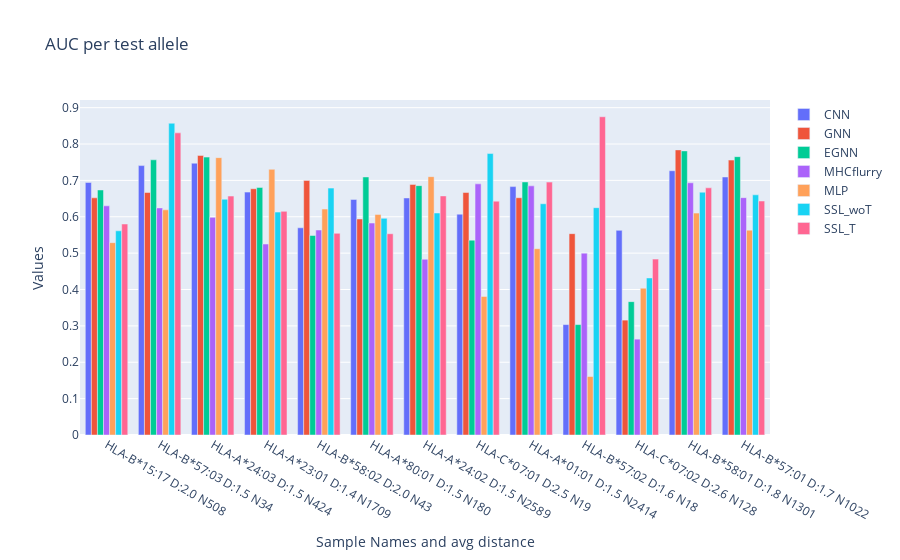

The notebook cell this image was saved under:
### Markdown cell above
### Get the models output for every model and plot AUC vs evolutionary distance from the training set per allele

### Code cell
def get_model_output(title, dfot, dfi):
    ## Get output and distance per allele
    allele_outputs = {}
    
    for allele in test_alleles:
        gene = allele.split('*')[0].split('-')[1]
        if allele in matrix['ALL'].keys():
            #identify all the allele's IDs
            IDs = dfi.loc[dfi['allele'] == allele, 'ID'].values
            dfauc = pd.merge(dfi[dfi['ID'].isin(IDs)], dfot[dfot['ID'].isin(IDs)], on='ID')
            if len(dfauc)>0:
                allele_outputs[allele] = {}
                auc = classMetrics.roc_auc(dfauc[label_per_model[title][0]], dfauc[label_per_model[title][1]])
                allele_outputs[allele]['auc'] = auc
                allele_outputs[allele]['distance']= get_avg_distance(allele, matrix['ALL'], test_alleles) #matrix[gene]
        else:
            print(f'Allele {allele} not in Matrix ALL')
        
    #total AUC
    IDs = dfi['ID'].values
    dfauc = pd.merge(dfi[dfi['ID'].isin(IDs)], dfot[dfot['ID'].isin(IDs)], on='ID')
    allele_outputs['total_auc'] = classMetrics.roc_auc(dfauc[label_per_model[title][0]], dfauc[label_per_model[title][1]])
    allele_outputs['total_auprc'] = auprc(dfauc[label_per_model[title][1]], dfauc[label_per_model[title][0]])
    print(f'TITLE {title}, AUC {allele_outputs["total_auc"]}')
    
    return allele_outputs

def get_shuff_auc(title, dfot, dfi):
    IDs = dfi['ID'].values
    dfauc = pd.merge(dfi[dfi['ID'].isin(IDs)], dfot[dfot['ID'].isin(IDs)], on='ID')
    return classMetrics.roc_auc(dfauc[label_per_model[title][0]], dfauc[label_per_model[title][1]])

def get_shuff_auprc(title, dfot, dfi):
    IDs = dfi['ID'].values
    dfauc = pd.merge(dfi[dfi['ID'].isin(IDs)], dfot[dfot['ID'].isin(IDs)], on='ID')
    return auprc(dfauc[label_per_model[title][1]], dfauc[label_per_model[title][0]])


models_outputs = {}
#%% CNN outputs
title = 'CNN'
dfot = pd.read_csv('/projects/0/einf2380/data/pop_paper_data/cnn_outputs/allele_cnn_outputs.csv')
#dfot = dfo[dfo['PHASE'].str.contains('testing', case=False)]
dfot['TARGET'] = dfot['TARGET'].astype(float)
dfot['ID'] = dfot['KEY']

models_outputs[title] = get_model_output(title, dfot, clust_dfi)

# GNN outputs
title = 'GNN'
dfot = pd.read_hdf('/projects/0/einf2380/data/pMHCI/trained_models/deeprank2/experiments/exp_100k_std_transf_bs64_naivegnn1_wloss_cl_allele_0_230607/output/output_exporter.hdf5'
                  , key="testing")
dfot['entry']= [x.split(':')[2] for x in dfot['entry']]
dfot['ID'] = dfot['entry']
dfot['output']= [x[1] for x in dfot['output']]

models_outputs[title] = get_model_output(title, dfot, clust_dfi)

#%% EGNN outputs
def sigmoid(x):
    return np.exp(-np.logaddexp(0, -x))
title = 'EGNN'
dfo = pd.read_csv('/projects/0/einf2380/data/pop_paper_data/egnn_outputs/egnn_supervised_allele.csv')
dfot = dfo[dfo['PHASE'].str.contains('validation', case=False)]
dfot['OUTPUT_1']=sigmoid(dfot['OUTPUT_0'])
dfot['TARGET'] = dfot['TARGET'].astype(float)
dfot['ID'] = dfot['KEY']

models_outputs[title] = get_model_output(title, dfot, clust_dfi)


#%% MHCflurry outputs
title='MHCflurry'
dfo = pd.read_csv('/projects/0/einf2380/data/pop_paper_data/mhcflurry_outputs/allele_mhcflurry_outputs.csv',
                header=None, names=['ID', 'BA', 'OUTPUT_1'])

models_outputs[title] = get_model_output(title, dfo, clust_dfi)

#%% MLP 
title='MLP'
dfo = pd.read_csv('/projects/0/einf2380/data/pop_paper_data/mlp_outputs/allele_mlp_outputs.csv',
                header=None, names=['ID', 'BA', 'OUTPUT_1'])

models_outputs[title] = get_model_output(title, dfo, clust_dfi)

#%% SSL without TCRs outputs

title = 'SSL_woT'
dfo = pd.read_csv('/projects/0/einf2380/data/pop_paper_data/egnn_outputs/egnn_ssl_no_tcr_allele.csv')
dfot = dfo[dfo['PHASE'].str.contains('validation', case=False)]
dfot['OUTPUT_1']=sigmoid(dfot['OUTPUT_0'])
dfot['TARGET'] = dfot['TARGET'].astype(float)
dfot['ID'] = dfot['KEY']

models_outputs[title] = get_model_output(title, dfot, clust_dfi)

#%% SSL without TCRs outputs

title = 'SSL_T'
dfo = pd.read_csv('/projects/0/einf2380/data/pop_paper_data/egnn_outputs/egnn_ssl_allele.csv')
dfot = dfo[dfo['PHASE'].str.contains('validation', case=False)]
dfot['OUTPUT_1']=sigmoid(dfot['OUTPUT_0'])
dfot['TARGET'] = dfot['TARGET'].astype(float)
dfot['ID'] = dfot['KEY']

models_outputs[title] = get_model_output(title, dfot, clust_dfi)

#%% Plot barplots

#fig, axes = plt.subplots(1, 4, figsize=(20, 5), sharey=True)
fig = go.Figure()

correlations = {}

# Iterate over the allele_outputs dictionary and titles list
for i, title in enumerate(models_outputs.keys()):
    allele_outputs = models_outputs[title]

    # Extract sample names and values from the dictionary
    labels = [f"{x} D:{allele_outputs[x]['distance']:.1f} N{(clust_dfi['allele'] == x).sum()}" for x in allele_outputs if 'total' not in x]
    values = [allele_outputs[x]['auc'] for x in allele_outputs if 'total' not in x]

    # Create a Plotly bar plot
    #fig = go.Figure(data=[go.Bar(x=labels, y=values)])
    fig.add_trace(go.Bar(x=labels, y=values, name=title))

    # Customize the layout if needed
fig.update_layout(title='AUC per test allele', xaxis_title='Sample Names and avg distance', yaxis_title='Values')

# Adjust layout and show the plot
# plt.tight_layout()
fig.show()
fig.write_image("/home/dmarz/3D-Vac/reports/figures/AUCperAllele.pdf")

#%% Plot regplot

fig, axes = plt.subplots(1, len(models_outputs), figsize=(20, 5), sharey=True)
correlations = {}

# Iterate over the allele_outputs dictionary and titles list
for i, title in enumerate(models_outputs.keys()):
    allele_outputs = models_outputs[title]
    x = [allele_outputs[x]['distance'] for x in allele_outputs if 'total' not in x]
    y = [allele_outputs[x]['auc'] for x in allele_outputs if 'total' not in x]
    
    correlations[title] = np.corrcoef(x, y)[0][1]
    
    # Create scatter plot with regression line
    sns.regplot(x=x, y=y, ci=99, n_boot=1000, ax=axes[i]) #lowess=True)
    axes[i].axhline(0.5, linestyle='-.', color='red', label='Baseline')
    axes[i].axhline(np.mean(y), linestyle='--', color='green', label='Average AUC')
    axes[i].axhline(np.mean(allele_outputs['total_auc']), linestyle='--', color='cyan', label='Total AUC')
    
    # Customize individual subplot
    axes[i].set_title(f'{title} Pearson:{correlations[title]:.2f}')
    axes[i].set_xlabel('Evo distance from training')
    axes[i].set_ylabel('AUC')
    
    if i == 0:
        axes[i].legend(labels=['Sample', 'Regression', 'Confidence Interval', 'Random Predictor', 'Average (un-weighted) AUC', 'Total AUC'])

# Set common y-label for all subplots
axes[0].set_ylabel('AUC')
axes[0].set_ylim(0,1.0)

# Adjust layout and show the plot
plt.tight_layout()
plt.show()


#%% Plot scatterplot

fig, axes = plt.subplots(1, len(models_outputs), figsize=(20, 5), sharey=True)
correlations = {}

# Iterate over the allele_outputs dictionary and titles list
for i, title in enumerate(models_outputs.keys()):
    allele_outputs = models_outputs[title]
    x = [allele_outputs[x]['distance'] for x in allele_outputs if 'total' not in x]
    y = [allele_outputs[x]['auc'] for x in allele_outputs if 'total' not in x]
    
    correlations[title] = np.corrcoef(x, y)[0][1]
    
    # Create scatter plot with regression line
    axes[i].plot(x, y, '.') #lowess=True)
    axes[i].axhline(0.5, linestyle='-.', color='red', label='Baseline')
    #axes[i].axhline(np.mean(y), linestyle='--', color='green', label='Average AUC')
    #axes[i].axhline(np.mean(allele_outputs['total_auc']), linestyle='--', color='cyan', label='Total AUC')
    
    # Customize individual subplot
    axes[i].set_title(f'{title} Pearson:{correlations[title]:.2f}')
    axes[i].set_xlabel('Evo distance from training')
    axes[i].set_ylabel('AUC')
    
    if i == 0:
        axes[i].legend(labels=['Sample', 'Random Predictor'])

# Set common y-label for all subplots
axes[0].set_ylabel('AUC')
axes[0].set_ylim(0,1.0)

# Adjust layout and show the plot
plt.tight_layout()
plt.show()

plt.clf()
print([(x, models_outputs[x]['total_auc']) for x in models_outputs])
plt.bar([x for x in models_outputs], [models_outputs[x]['total_auc'] for x in models_outputs])
plt.ylim(0.5,1.0)
plt.show()

# fig = go.Figure()
# for x in models_outputs:
#     fig.add_trace(go.Bar(x=models_outputs[x], y=models_outputs[x]['total_auc'], name=title))

### Figure 1 — Plotly figure (JSON) as saved in the notebook; plotly's stock layout.template omitted (floating-point values rounded to 4 significant figures)
{"data": [{"name": "CNN", "type": "bar", "x": ["HLA-B*15:17 D:2.0 N508", "HLA-B*57:03 D:1.5 N34", "HLA-A*24:03 D:1.5 N424", "HLA-A*23:01 D:1.4 N1709", "HLA-B*58:02 D:2.0 N43", "HLA-A*80:01 D:1.5 N180", "HLA-A*24:02 D:1.5 N2589", "HLA-C*07:01 D:2.5 N19", "HLA-A*01:01 D:1.5 N2414", "HLA-B*57:02 D:1.6 N18", "HLA-C*07:02 D:2.6 N128", "HLA-B*58:01 D:1.8 N1301", "HLA-B*57:01 D:1.7 N1022"], "y": [0.6943, 0.7407, 0.7473, 0.6678, 0.5697, 0.6476, 0.6517, 0.6071, 0.683, 0.3036, 0.5626, 0.7266, 0.7094]}, {"name": "GNN", "type": "bar", "x": ["HLA-B*15:17 D:2.0 N508", "HLA-B*57:03 D:1.5 N34", "HLA-A*24:03 D:1.5 N424", "HLA-A*23:01 D:1.4 N1709", "HLA-B*58:02 D:2.0 N43", "HLA-A*80:01 D:1.5 N180", "HLA-A*24:02 D:1.5 N2589", "HLA-C*07:01 D:2.5 N19", "HLA-A*01:01 D:1.5 N2414", "HLA-B*57:02 D:1.6 N18", "HLA-C*07:02 D:2.6 N128", "HLA-B*58:01 D:1.8 N1301", "HLA-B*57:01 D:1.7 N1022"], "y": [0.6521, 0.6667, 0.7687, 0.6771, 0.7, 0.5939, 0.689, 0.6667, 0.6523, 0.5536, 0.3159, 0.7839, 0.7558]}, {"name": "EGNN", "type": "bar", "x": ["HLA-B*15:17 D:2.0 N508", "HLA-B*57:03 D:1.5 N34", "HLA-A*24:03 D:1.5 N424", "HLA-A*23:01 D:1.4 N1709", "HLA-B*58:02 D:2.0 N43", "HLA-A*80:01 D:1.5 N180", "HLA-A*24:02 D:1.5 N2589", "HLA-C*07:01 D:2.5 N19", "HLA-A*01:01 D:1.5 N2414", "HLA-B*57:02 D:1.6 N18", "HLA-C*07:02 D:2.6 N128", "HLA-B*58:01 D:1.8 N1301", "HLA-B*57:01 D:1.7 N1022"], "y": [0.6737, 0.7566, 0.7641, 0.6807, 0.5485, 0.7094, 0.6856, 0.5357, 0.6958, 0.3036, 0.3667, 0.7811, 0.7653]}, {"name": "MHCflurry", "type": "bar", "x": ["HLA-B*15:17 D:2.0 N508", "HLA-B*57:03 D:1.5 N34", "HLA-A*24:03 D:1.5 N424", "HLA-A*23:01 D:1.4 N1709", "HLA-B*58:02 D:2.0 N43", "HLA-A*80:01 D:1.5 N180", "HLA-A*24:02 D:1.5 N2589", "HLA-C*07:01 D:2.5 N19", "HLA-A*01:01 D:1.5 N2414", "HLA-B*57:02 D:1.6 N18", "HLA-C*07:02 D:2.6 N128", "HLA-B*58:01 D:1.8 N1301", "HLA-B*57:01 D:1.7 N1022"], "y": [0.6301, 0.6243, 0.5984, 0.525, 0.5636, 0.5828, 0.4832, 0.6905, 0.685, 0.5, 0.2635, 0.6934, 0.6525]}, {"name": "MLP", "type": "bar", "x": ["HLA-B*15:17 D:2.0 N508", "HLA-B*57:03 D:1.5 N34", "HLA-A*24:03 D:1.5 N424", "HLA-A*23:01 D:1.4 N1709", "HLA-B*58:02 D:2.0 N43", "HLA-A*80:01 D:1.5 N180", "HLA-A*24:02 D:1.5 N2589", "HLA-C*07:01 D:2.5 N19", "HLA-A*01:01 D:1.5 N2414", "HLA-B*57:02 D:1.6 N18", "HLA-C*07:02 D:2.6 N128", "HLA-B*58:01 D:1.8 N1301", "HLA-B*57:01 D:1.7 N1022"], "y": [0.5288, 0.619, 0.7626, 0.7304, 0.6212, 0.6065, 0.7103, 0.381, 0.5122, 0.1607, 0.4036, 0.61, 0.5633]}, {"name": "SSL_woT", "type": "bar", "x": ["HLA-B*15:17 D:2.0 N508", "HLA-B*57:03 D:1.5 N34", "HLA-A*24:03 D:1.5 N424", "HLA-A*23:01 D:1.4 N1709", "HLA-B*58:02 D:2.0 N43", "HLA-A*80:01 D:1.5 N180", "HLA-A*24:02 D:1.5 N2589", "HLA-C*07:01 D:2.5 N19", "HLA-A*01:01 D:1.5 N2414", "HLA-B*57:02 D:1.6 N18", "HLA-C*07:02 D:2.6 N128", "HLA-B*58:01 D:1.8 N1301", "HLA-B*57:01 D:1.7 N1022"], "y": [0.5614, 0.8571, 0.6483, 0.6129, 0.6788, 0.5957, 0.6103, 0.7738, 0.6358, 0.625, 0.4318, 0.6676, 0.6603]}, {"name": "SSL_T", "type": "bar", "x": ["HLA-B*15:17 D:2.0 N508", "HLA-B*57:03 D:1.5 N34", "HLA-A*24:03 D:1.5 N424", "HLA-A*23:01 D:1.4 N1709", "HLA-B*58:02 D:2.0 N43", "HLA-A*80:01 D:1.5 N180", "HLA-A*24:02 D:1.5 N2589", "HLA-C*07:01 D:2.5 N19", "HLA-A*01:01 D:1.5 N2414", "HLA-B*57:02 D:1.6 N18", "HLA-C*07:02 D:2.6 N128", "HLA-B*58:01 D:1.8 N1301", "HLA-B*57:01 D:1.7 N1022"], "y": [0.5801, 0.8307, 0.6569, 0.6148, 0.5545, 0.5533, 0.6573, 0.6429, 0.6953, 0.875, 0.4836, 0.6796, 0.6433]}], "layout": {"title": {"text": "AUC per test allele"}, "xaxis": {"title": {"text": "Sample Names and avg distance"}}, "yaxis": {"title": {"text": "Values"}}}}
